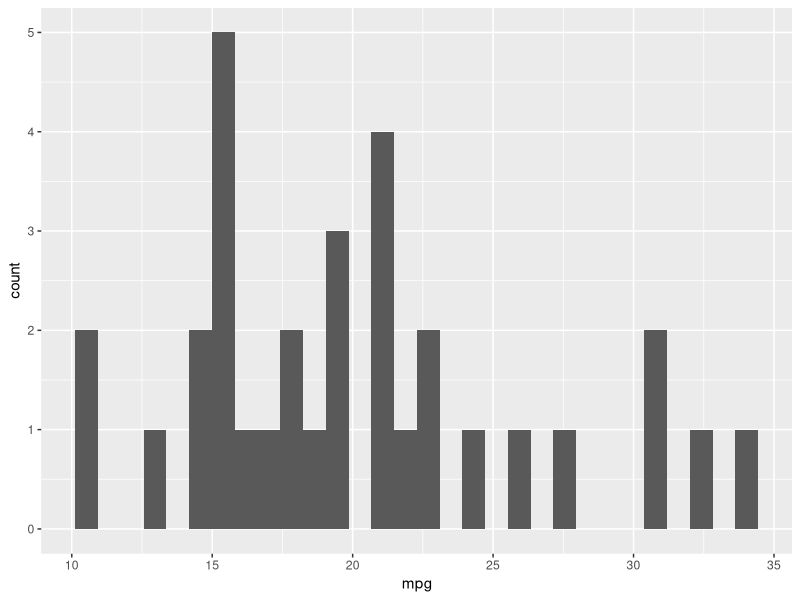
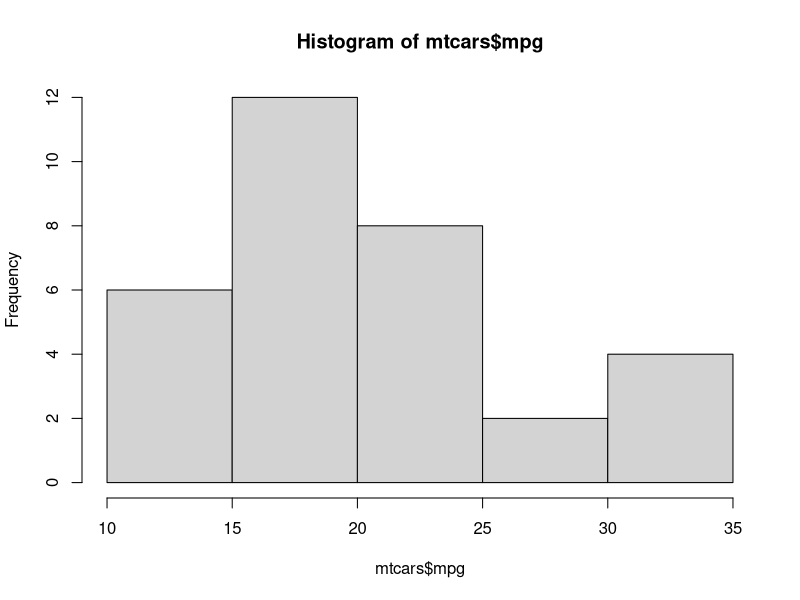
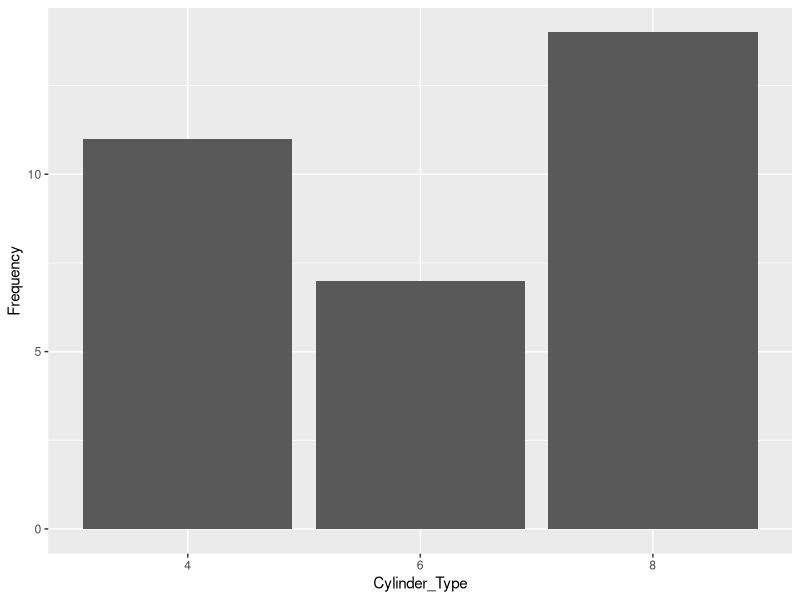
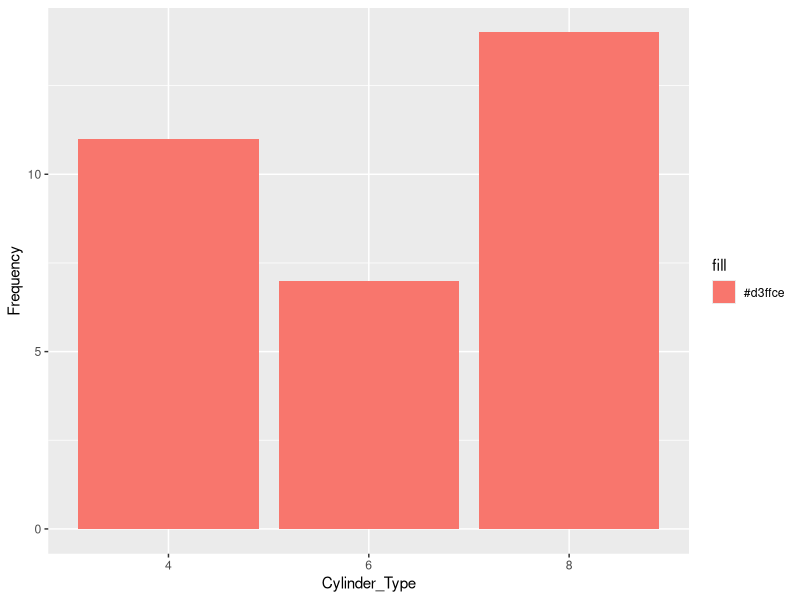
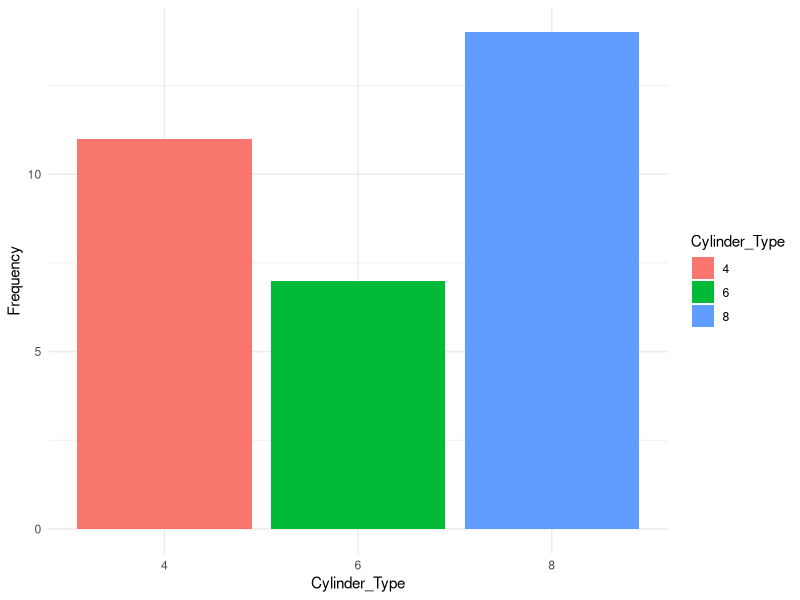
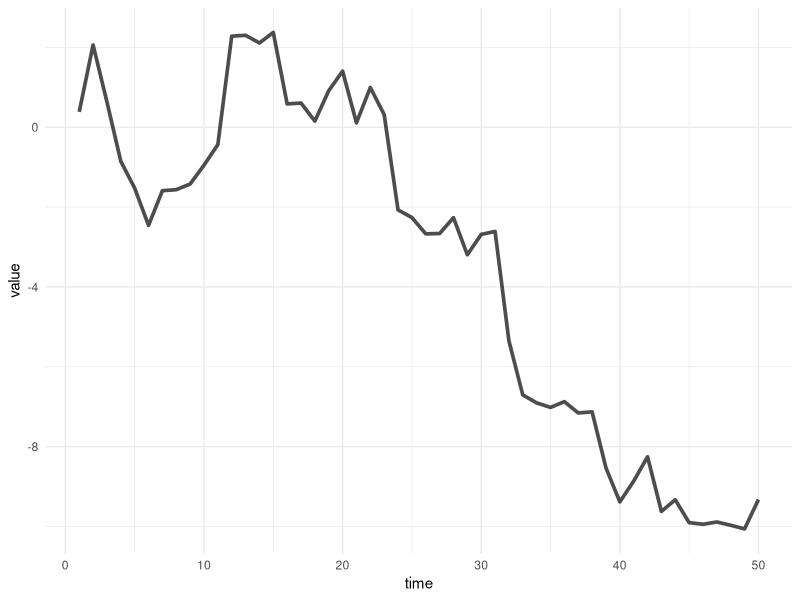
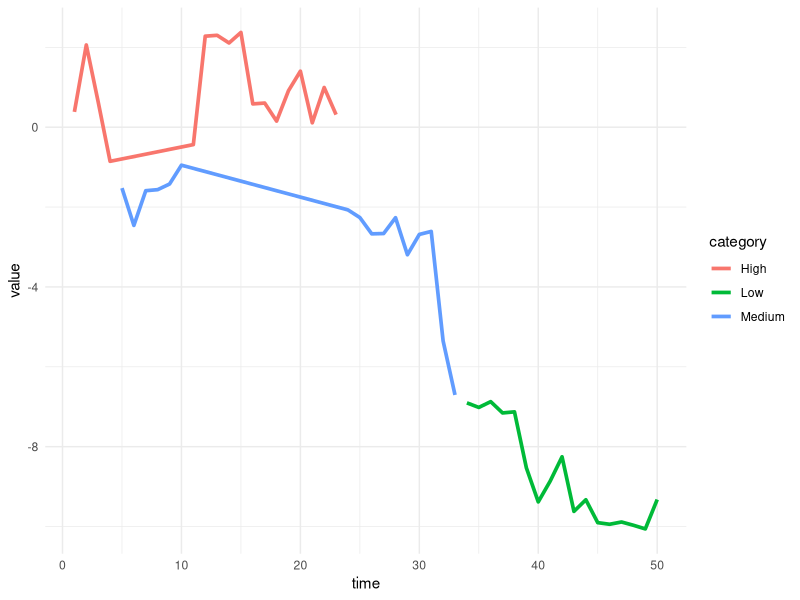
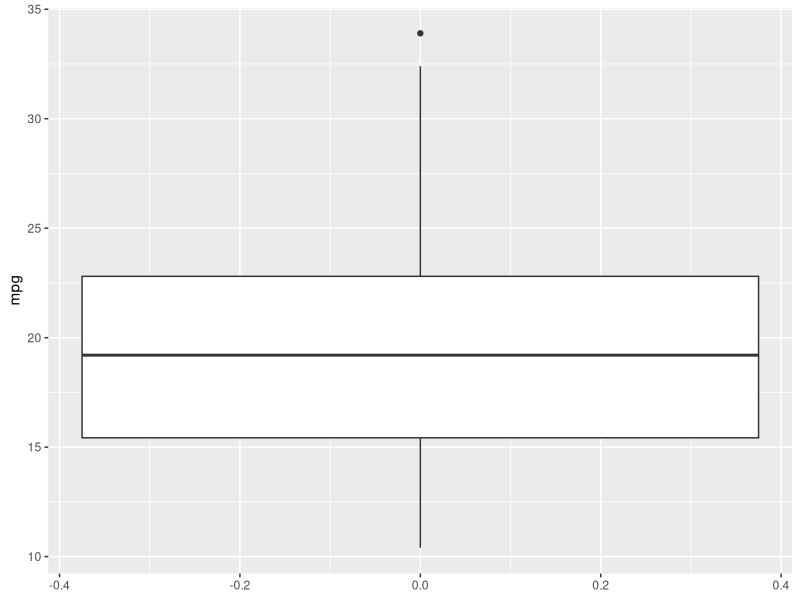

These charts were generated, in order, by the following R code:
library(ggplot2)
data(mtcars)
library(dplyr)

# histogram
# to check the distribution of a numeric column

ggplot(mtcars, aes(x = mpg)) +
  geom_histogram()

hist(mtcars$mpg)

# bar chart

unique(mtcars$cyl)

x <- data.frame(table(mtcars$cyl))
colnames(x) <- c("Cylinder_Type", "Frequency")

ggplot(x, aes(x = Cylinder_Type, y = Frequency)) +
  geom_bar(stat = "identity")



ggplot(x, aes(x = Cylinder_Type, y = Frequency, 
              fill = "#d3ffce")) +
  geom_col()


ggplot(x, aes(x = Cylinder_Type, y = Frequency, 
              fill = Cylinder_Type)) +
  geom_col() +
  theme_minimal()


# line chart

data <- data.frame(
  time = 1:50,
  value = cumsum(rnorm(50))
)

ggplot(data, aes(x = time, y = value)) +
  geom_line(linewidth = 1.25, alpha = 0.7) +
  theme_minimal()


data <- data %>%
  mutate(category = case_when(
    value <= quantile(value, 1/3) ~ "Low",
    value <= quantile(value, 2/3) ~ "Medium",
    TRUE ~ "High"
  ))


ggplot(data, aes(x = time, y = value, color = category)) +
  geom_line(linewidth = 1.25) +
  theme_minimal()


# boxplot

ggplot(mtcars, aes(x = mpg)) +
  geom_boxplot() +
  coord_flip()

mtcars$cyl <- as.factor(mtcars$cyl)

ggplot(mtcars, aes(x = mpg, fill = cyl)) +
  geom_boxplot() +
  coord_flip()


# scatterplot

plt <- ggplot(mtcars, aes(x = hp, y = mpg, size = wt,
                          color = cyl)) +
  geom_point()

plt + 
  labs(title = "This is a scatterplot",
       x = "HorsePower", y = "Miles per Gallon",
       size = "Weight", color = "Cylinder Type")

# facet grid

ggplot(mtcars) +
  aes(x = cyl, y = mpg, fill = cyl) +
  geom_boxplot() +
  theme_classic() +
  facet_wrap(vars(cyl), ncol = 3)





















































